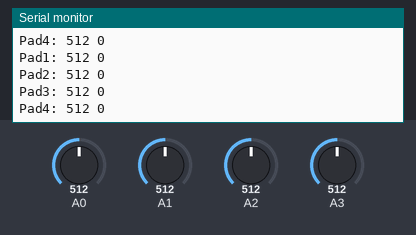
Simulated run of this sketch. Board: Arduino Uno, built with avr-gcc and run on an emulated ATmega328P. On the bench: the last lines printed to the serial monitor. The test bench sets the inputs (shaded band); at power-on: A0 = 512, A1 = 512, A2 = 512, A3 = 512.

Above: at 1.2 s.
1.3 s: A0 set to 716
At 1.33 s:
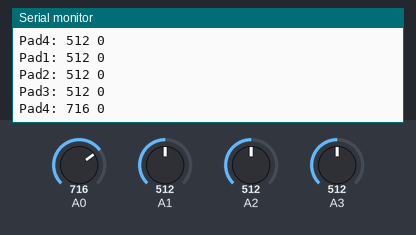
2.8 s: A1 set to 716
At 2.85 s:
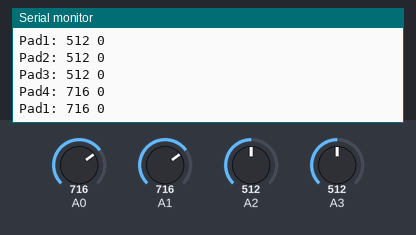
5.8 s: A2 set to 716
At 5.81 s:
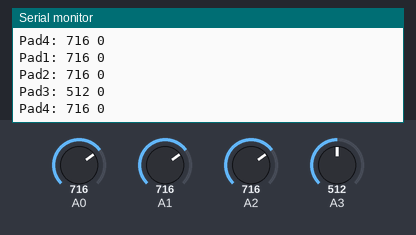
7.3 s: A3 set to 716
At 7.33 s:
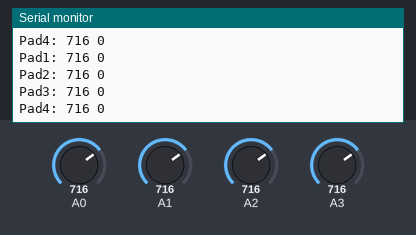
8.8 s: A0 set to 992
At 8.86 s:
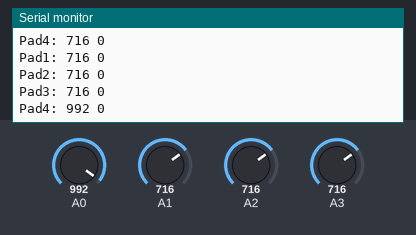
10.3 s: A1 set to 992
At 10.38 s:
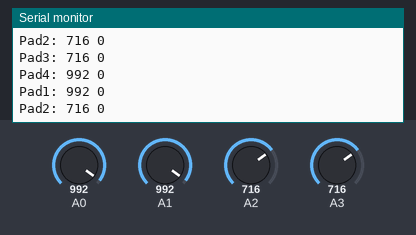
Timing chart, 0 to 12.8 s (numbered marks = the images above; inputs shaded):
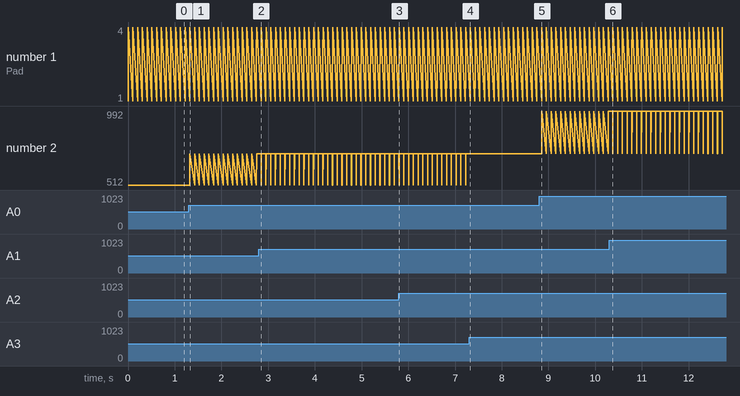

The sketch:

SamplePadController.ino
```cpp
#include <SoftwareSerial.h>

//SoftwareSerial mySerial(5, 6); // Change to whatever you hooked
                                 // RX, TX up to

void setup() {
 //mySerial.begin(115200);
 Serial.begin(115200);
 pinMode(A1, INPUT);
}

void loop() {

  Serial.print("Pad1: ");
  Serial.print(analogRead(A1));
  Serial.print(" ");
  Serial.println(0);

  Serial.print("Pad2: ");
  Serial.print(analogRead(A2));
  Serial.print(" ");
  Serial.println(0);

  Serial.print("Pad3: ");
  Serial.print(analogRead(A3));
  Serial.print(" ");
  Serial.println(0);

  Serial.print("Pad4: ");
  Serial.print(analogRead(A0));
  Serial.print(" ");
  Serial.println(0);
  delay(100);
}
```

Measured:
- after the input at 1.3 s, the serial monitor: prints a new line at once (image 1)
- after the input at 2.8 s, the serial monitor: prints a new line after 0.05 s (image 2)
- after the input at 5.8 s, the serial monitor: prints a new line at once (image 3)
- after the input at 7.3 s, the serial monitor: prints a new line at once (image 4)
- after the input at 8.8 s, the serial monitor: prints a new line after 0.06 s (image 5)
- after the input at 10.3 s, the serial monitor: prints a new line after 0.08 s (image 6)
- plotted number 2: 512 → 716 after the input at 1.3 s, 716 → 992 after the input at 8.8 s
